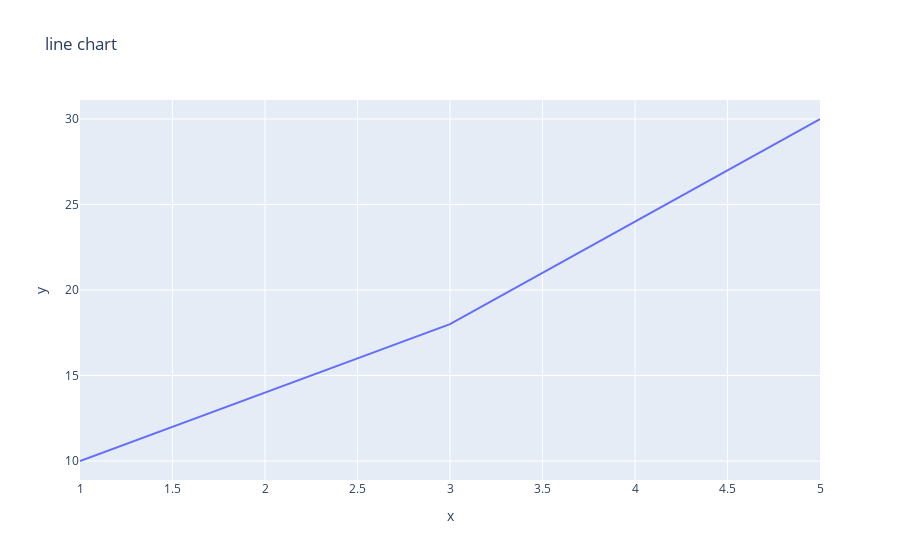

Notebook source saved alongside this figure:
### Code cell
x = [1,2,3,4,5]
y = [10,14,18,24,30]
px.line(x=x,y=y,title='line chart')

### Figure 1 — Plotly figure (JSON) as saved in the notebook; plotly's stock layout.template omitted (floating-point values rounded to 4 significant figures)
{"data": [{"hovertemplate": "x=%{x}<br>y=%{y}<extra></extra>", "legendgroup": "", "line": {"color": "#636efa", "dash": "solid"}, "marker": {"symbol": "circle"}, "mode": "lines", "name": "", "orientation": "v", "showlegend": false, "type": "scatter", "x": [1, 2, 3, 4, 5], "xaxis": "x", "y": [10, 14, 18, 24, 30], "yaxis": "y"}], "layout": {"legend": {"tracegroupgap": 0}, "title": {"text": "line chart"}, "xaxis": {"anchor": "y", "domain": [0, 1], "title": {"text": "x"}}, "yaxis": {"anchor": "x", "domain": [0, 1], "title": {"text": "y"}}}}
